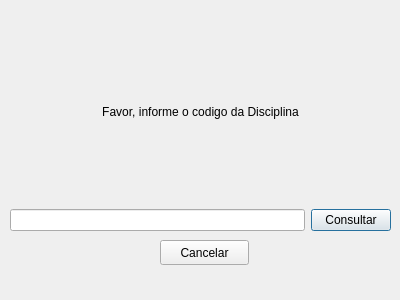
<?xml version="1.0" encoding="UTF-8"?>
<ui version="4.0">
 <class>consultacadastrodisciplina</class>
 <widget class="QDialog" name="consultacadastrodisciplina">
  <property name="geometry">
   <rect>
    <x>0</x>
    <y>0</y>
    <width>400</width>
    <height>300</height>
   </rect>
  </property>
  <property name="windowTitle">
   <string>Dialog</string>
  </property>
  <widget class="QWidget" name="layoutWidget">
   <property name="geometry">
    <rect>
     <x>10</x>
     <y>20</y>
     <width>381</width>
     <height>211</height>
    </rect>
   </property>
   <layout class="QVBoxLayout" name="verticalLayout">
    <item>
     <widget class="QLabel" name="label">
      <property name="text">
       <string>Favor, informe o codigo da Disciplina</string>
      </property>
      <property name="alignment">
       <set>Qt::AlignCenter</set>
      </property>
     </widget>
    </item>
    <item>
     <layout class="QHBoxLayout" name="horizontalLayout">
      <item>
       <widget class="QLineEdit" name="codigo">
        <property name="maxLength">
         <number>11</number>
        </property>
       </widget>
      </item>
      <item>
       <widget class="QPushButton" name="btn_consulta">
        <property name="text">
         <string>Consultar</string>
        </property>
       </widget>
      </item>
     </layout>
    </item>
   </layout>
  </widget>
  <widget class="QPushButton" name="btn_cancelar">
   <property name="geometry">
    <rect>
     <x>160</x>
     <y>240</y>
     <width>89</width>
     <height>25</height>
    </rect>
   </property>
   <property name="text">
    <string>Cancelar</string>
   </property>
  </widget>
 </widget>
 <resources/>
 <connections/>
</ui>
